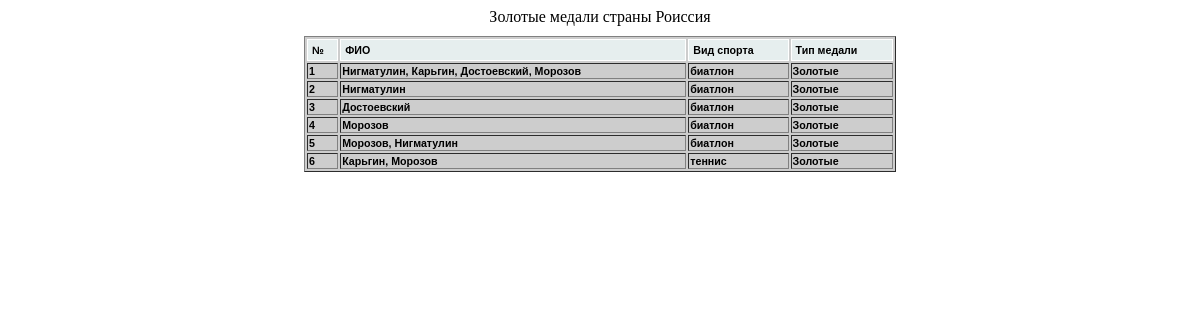
Screenshot of /view.php?id_contry=1&id_med=1 with the database file from the repository.
### tables this page shows
CREATE TABLE `contry` (
  `id_contry` int(2) NOT NULL,
  `name_contry` text NOT NULL
);

CREATE TABLE `medal` (
  `id_medal` int(1) NOT NULL,
  `medal_name` text NOT NULL
);

CREATE TABLE `fio` (
  `id_fio` int(2) NOT NULL,
  `fio_name` text NOT NULL
);

CREATE TABLE `sport` (
  `id_sport` int(2) NOT NULL,
  `sport_name` text NOT NULL
);

### view.php (the view, shortened to what this page needs)
<?php
	echo'<html>
			<head>
				<meta charset="utf-8">
				<title>Статистика</title>
				<link rel="stylesheet" href="css/style.css"/>
			</head>
			<body>
				<div class="st">';
	$db_host='localhost';
	$db_name='statistica';
	$db_username='root';
	$db_password='root';
	$mysqli = new mysqli($db_host,$db_username,$db_password,$db_name);
	$mysqli->set_charset('utf8');
	$p_con = (int)$_GET['id_contry'];
	$p_med = (int)$_GET['id_med'];
	if ($p_med != 4){
		$results = $mysqli->query("SELECT contry.name_contry AS contry, medal.medal_name AS med FROM `contry`,`medal` WHERE (contry.id_contry = $p_con AND medal.id_medal = $p_med)");
		$row = $results->fetch_assoc();
		echo '<tr>'.$row["med"].' медали cтраны '.$row["contry"].'</tr>';
		if ($p_med == 1)
			$results = $mysqli->query("SELECT contry.name_contry AS con, fio.fio_name AS fio, svazi.svazi_fio AS name5, sport.sport_name AS sport, medal.medal_name AS med FROM fio, sport, svazi, contry, medal WHERE (fio.id_fio = svazi.svazi_fio AND svazi.svazi_contry = $p_con AND svazi.svazi_contry = contry.id_contry AND svazi.zoloto_medal = $p_med AND sport.id_sport = svazi.svazi_sport AND medal.id_medal = svazi.zoloto_medal)");
	}
	echo'<table align="center" width="90%" border="1px" id="myTable" class="tablesorter">
			<thead>
				<tr>
					<th>№</th>
					<th>ФИО</th>
					<th>Вид спорта</th>
					<th>Тип медали</th>
				</tr>
			</thead>
			<tbody>';
			$idn = 1;
			while($row = $results->fetch_assoc()) {
				$p_name5 = explode(" ", $row["name5"]);
				$coun = count($p_name5);
				$p_name = "";
				for ($i=1; $i < $coun; $i++){
					$result = $mysqli->query("SELECT fio.fio_name AS name FROM `fio` WHERE fio.id_fio = $p_name5[$i]");
					$row1 = $result->fetch_assoc();
					$p_name = $p_name.", ".$row1["name"];
				}
			    print '<tr>';
			    print '<th>'.$idn.'</th>';
			    print '<th>'.$row["fio"].$p_name.'</th>';
			    print '<th>'.$row["sport"].'</th>';
			    print '<th>'.$row["med"].'</th>';
			    print '</tr>';
			    $idn++;
			}
			echo'</tbody>
				</table>
			</div>
		</body>
	</html>';
?>

### css/style.css (style rules this page uses)
table.tablesorter { font-family:arial; background-color: #CDCDCD; margin:10px 0pt 15px; font-size: 8pt; width: 50%; text-align: left; margin-left: 25%; }
table.tablesorter thead tr th, table.tablesorter tfoot tr th { background-color: #e6EEEE; border: 1px solid #FFF; font-size: 8pt; padding: 4px; }
.st { text-align: center; }

### rows the page displays
contry: medal.medal_name "Золотые", name_contry "Роиссия"
fio: fio_name "Нигматулин", p_name ", Карьгин, Достоевский, Морозов", sport.sport_name "биатлон", medal.medal_name "Золотые"
fio: fio_name "Достоевский", sport.sport_name "биатлон", medal.medal_name "Золотые"
fio: fio_name "Морозов", sport.sport_name "биатлон", medal.medal_name "Золотые", fio.fio_name ", Нигматулин"
fio: fio_name "Карьгин", fio.fio_name ", Морозов", sport.sport_name "теннис", medal.medal_name "Золотые"
